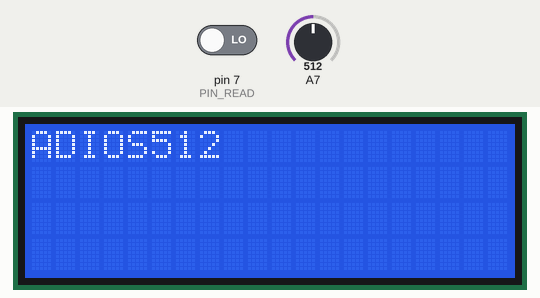
This sketch was run on a simulated Arduino Uno, built with avr-gcc and run on an emulated ATmega328P. Parts: 20×4 character LCD. The test bench sets the inputs (shaded band); at power-on: pin 7 (PIN_READ) LOW, A7 = 512.

Above: at 1.2 s.
1.3 s: pin 7 (PIN_READ) driven HIGH
At 2.7 s:
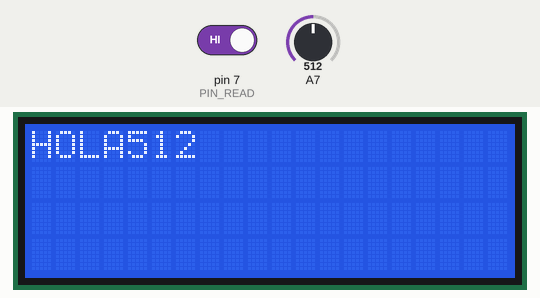
3.1 s: A7 set to 716
At 3.8 s:
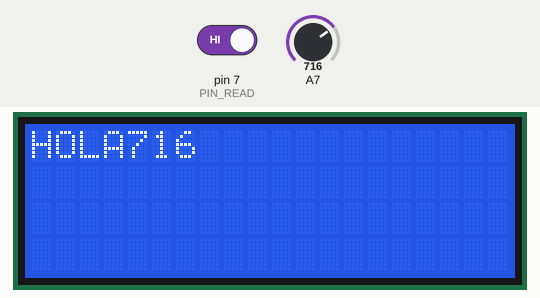
6.1 s: A7 set to 900
At 7.2 s:
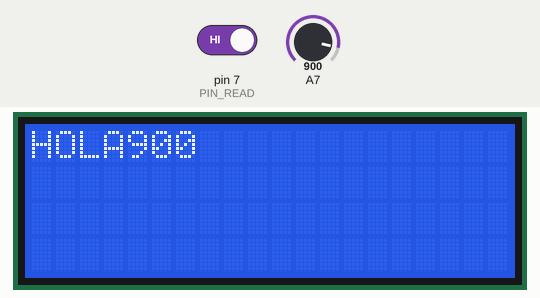
7.7 s: pin 7 (PIN_READ) driven LOW
At 8.3 s:
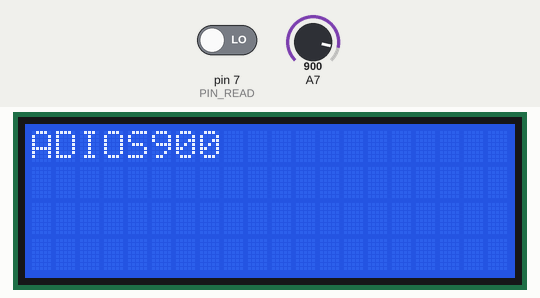
10.7 s: A7 set to 1023
At 12.0 s:
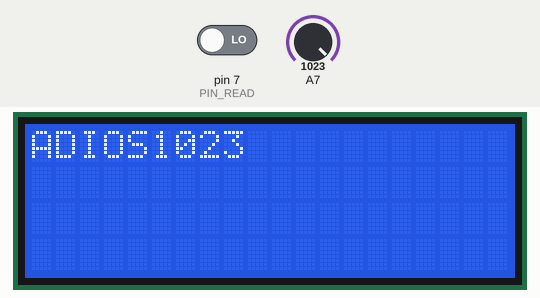
Timing chart, 0 to 13.3 s (numbered marks = the images above; inputs shaded):
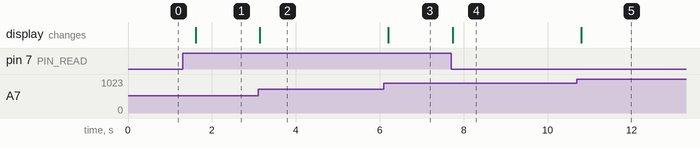

The sketch:

Proyecto_005__Potenciometro.ino
```cpp
#include <LCD.h>
#include <LiquidCrystal_I2C.h>

LiquidCrystal_I2C             lcd(0x27,2, 1, 0, 4, 5, 6, 7);
int PIN_READ = 7;
int val;
int button = 0;
String str;

void setup()
{
  // Inicializar el display con 16 caraceres 2 lineas
  lcd.begin (20,4);
  lcd.setBacklightPin(3,POSITIVE);
  lcd.setBacklight(HIGH);
  pinMode(PIN_READ, INPUT);
}

void loop()
{
  button = digitalRead(PIN_READ);
  if (button == HIGH) {
    str = "HOLA";
  }else{
    str = "ADIOS";
  }
  val = analogRead(PIN_READ);
  lcd.clear();
  lcd.setCursor(0,0);
  lcd.print(str + String(val));
  delay(500);
}
```

Measured:
- after the input at 1.3 s, the display: changes after 0.31 s (image 1)
- after the input at 3.1 s, the display: changes at once (image 2)
- after the input at 6.1 s, the display: changes after 0.10 s (image 3)
- after the input at 7.7 s, the display: changes at once (image 4)
- after the input at 10.7 s, the display: changes after 0.11 s (image 5)
